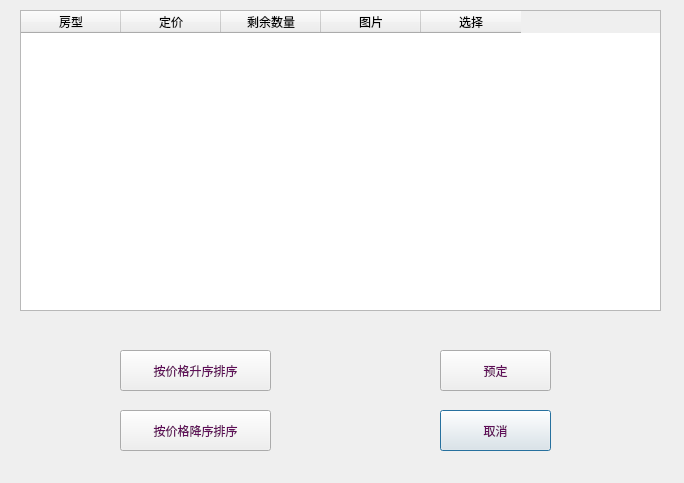
<?xml version="1.0" encoding="UTF-8"?>
<ui version="4.0">
 <class>seeroom</class>
 <widget class="QDialog" name="seeroom">
  <property name="geometry">
   <rect>
    <x>0</x>
    <y>0</y>
    <width>684</width>
    <height>483</height>
   </rect>
  </property>
  <property name="windowTitle">
   <string>酒店客房</string>
  </property>
  <widget class="QTableWidget" name="view">
   <property name="geometry">
    <rect>
     <x>20</x>
     <y>10</y>
     <width>641</width>
     <height>301</height>
    </rect>
   </property>
   <property name="showGrid">
    <bool>false</bool>
   </property>
   <column>
    <property name="text">
     <string>房型</string>
    </property>
   </column>
   <column>
    <property name="text">
     <string>定价</string>
    </property>
   </column>
   <column>
    <property name="text">
     <string>剩余数量</string>
    </property>
   </column>
   <column>
    <property name="text">
     <string>图片</string>
    </property>
   </column>
   <column>
    <property name="text">
     <string>选择</string>
    </property>
   </column>
  </widget>
  <widget class="QPushButton" name="cancel">
   <property name="geometry">
    <rect>
     <x>440</x>
     <y>410</y>
     <width>111</width>
     <height>41</height>
    </rect>
   </property>
   <property name="styleSheet">
    <string notr="true">QPushButton
{
border-image: url(:/Image/kuang8.png);
font: 100 11pt &quot;方正清刻本悦宋简体&quot;;
color:rgb(96, 14, 89)
}
QPushButton:hover
{
border-image: url(:/Image/kuang9.png);
font: 100 11pt &quot;方正清刻本悦宋简体&quot;;
color:rgb(148, 17, 137)
}
QPushButton:pressed
{
border-image: url(:/Image/kuang10.png);
font: 100 11pt &quot;方正清刻本悦宋简体&quot;;
color:rgb(86, 11, 80)
}</string>
   </property>
   <property name="text">
    <string>取消</string>
   </property>
  </widget>
  <widget class="QPushButton" name="sort_down">
   <property name="geometry">
    <rect>
     <x>120</x>
     <y>350</y>
     <width>151</width>
     <height>41</height>
    </rect>
   </property>
   <property name="styleSheet">
    <string notr="true">QPushButton
{
border-image: url(:/Image/kuang18.png);
font: 100 11pt &quot;方正清刻本悦宋简体&quot;;
color:rgb(96, 14, 89)
}
QPushButton:hover
{
border-image: url(:/Image/kaung14.png);
font: 100 11pt &quot;方正清刻本悦宋简体&quot;;
color:rgb(148, 17, 137)
}
QPushButton:pressed
{
border-image: url(:/Image/kuang17.png);
font: 100 11pt &quot;方正清刻本悦宋简体&quot;;
color:rgb(86, 11, 80)
}</string>
   </property>
   <property name="text">
    <string>按价格升序排序</string>
   </property>
  </widget>
  <widget class="QPushButton" name="sort_up">
   <property name="geometry">
    <rect>
     <x>120</x>
     <y>410</y>
     <width>151</width>
     <height>41</height>
    </rect>
   </property>
   <property name="styleSheet">
    <string notr="true">QPushButton
{
border-image: url(:/Image/kuang18.png);
font: 100 11pt &quot;方正清刻本悦宋简体&quot;;
color:rgb(96, 14, 89)
}
QPushButton:hover
{
border-image: url(:/Image/kaung14.png);
font: 100 11pt &quot;方正清刻本悦宋简体&quot;;
color:rgb(148, 17, 137)
}
QPushButton:pressed
{
border-image: url(:/Image/kuang17.png);
font: 100 11pt &quot;方正清刻本悦宋简体&quot;;
color:rgb(86, 11, 80)
}</string>
   </property>
   <property name="text">
    <string>按价格降序排序</string>
   </property>
  </widget>
  <widget class="QPushButton" name="order">
   <property name="geometry">
    <rect>
     <x>440</x>
     <y>350</y>
     <width>111</width>
     <height>41</height>
    </rect>
   </property>
   <property name="styleSheet">
    <string notr="true">QPushButton
{
border-image: url(:/Image/kuang8.png);
font: 100 11pt &quot;方正清刻本悦宋简体&quot;;
color:rgb(96, 14, 89)
}
QPushButton:hover
{
border-image: url(:/Image/kuang9.png);
font: 100 11pt &quot;方正清刻本悦宋简体&quot;;
color:rgb(148, 17, 137)
}
QPushButton:pressed
{
border-image: url(:/Image/kuang10.png);
font: 100 11pt &quot;方正清刻本悦宋简体&quot;;
color:rgb(86, 11, 80)
}</string>
   </property>
   <property name="text">
    <string>预定</string>
   </property>
  </widget>
 </widget>
 <resources/>
 <connections/>
</ui>
